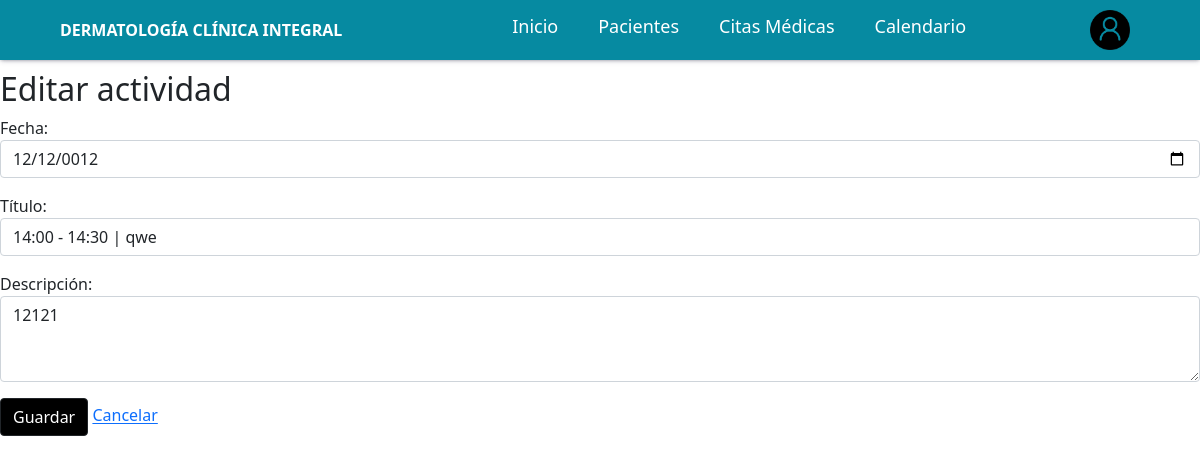
The page /productivity/activity/1/edit/ (signed in) on the database its author committed.
### productividad/models.py (models this page shows, shortened)
class DailyActivity(models.Model):
    SCORE_CHOICES = (
        (1, 'Bajo'),
        (2, 'Medio'),
        (3, 'Alto'),
    )
    user = models.ForeignKey(User, on_delete=models.CASCADE, related_name='activities')
    date = models.DateField()
    title = models.CharField(max_length=255)
    description = models.TextField(blank=True, null=True)
    score = models.PositiveSmallIntegerField(choices=SCORE_CHOICES, null=True, blank=True)
    scored_by = models.ForeignKey(User, null=True, blank=True, on_delete=models.SET_NULL, related_name='scored_activities')
    scored_at = models.DateTimeField(null=True, blank=True)
    created_at = models.DateTimeField(auto_now_add=True)
    updated_at = models.DateTimeField(auto_now=True)
    class Meta:
        unique_together = ('user', 'date', 'title')
        ordering = ['-date', '-created_at']

### productividad/views.py (the view, shortened to what this page needs)
# urls.py: path('activity/<int:pk>/edit/', views.ActivityUpdateView.as_view(), name='activity_edit'),
class ActivityUpdateView(LoginRequiredMixin, UpdateView):
    model = DailyActivity
    form_class = ActivityForm
    template_name = 'productivity/activity_form.html'
    def dispatch(self, request, *args, **kwargs):
        obj = self.get_object()
        if obj.user != request.user and not request.user.is_staff and not getattr(request.user, 'is_admin', False):
            return HttpResponseForbidden()
        return super().dispatch(request, *args, **kwargs)

### productividad/forms.py
class ActivityForm(forms.ModelForm):
    class Meta:
        model = DailyActivity
        fields = ('date', 'title', 'description')
        labels = {
            'date': 'Fecha',
            'title': 'Título',
            'description': 'Descripción',
        }
        widgets = {
            'date': forms.DateInput(attrs={'type': 'date'}),
            'description': forms.Textarea(attrs={'rows': 3}),
        }
    def __init__(self, *args, **kwargs):
        super().__init__(*args, **kwargs)
        for name, field in self.fields.items():
            field.widget.attrs['class'] = 'form-control'
            field.widget.attrs['autocomplete'] = 'off'

### templates/productivity/activity_form.html
{% extends "base.html" %}
{% load static %}
{% block body %}
{% include "../components/navbar.html" %}
<h2>{% if object %}Editar{% else %}Agregar{% endif %} actividad</h2>
<form method="post">{% csrf_token %}
{{ form.as_p }}
<button class="btn btn-dark" style="background-color: #000 !important;">Guardar</button>
<a href="{% url 'productivity:calendar' %}">Cancelar</a>
</form>
{% endblock %}

### rows shown on the page
DailyActivity: date "12/12/0012", title "14:00 - 14:30 | qwe", description "12121"
